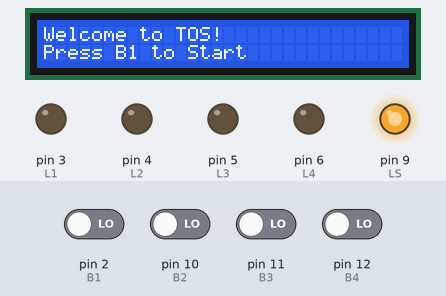
Simulated run of this sketch. Board: Arduino Uno, built with avr-gcc and run on an emulated ATmega328P. Shown: 30×2 character LCD, output pins drawn as LEDs (lit = HIGH). Inputs (shaded band) come from the test bench; at power-on: pin 2 (B1), pin 10 (B2), pin 11 (B3), pin 12 (B4) LOW. Random numbers use the default seed unless the sketch sets one; what the sketch prints to the serial monitor is not drawn.

Above: at 1.2 s.
1.3 s: pin 2 (B1) driven HIGH
At 2.1 s:
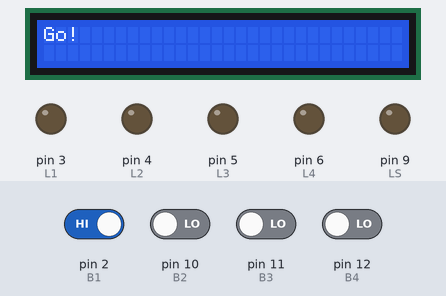
At 2.7 s:
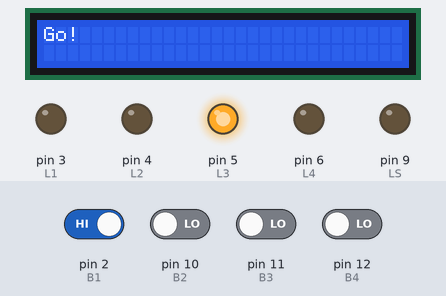
4.3 s: pin 2 (B1) driven LOW
6.1 s: pin 10 (B2) driven HIGH
At 7.2 s:
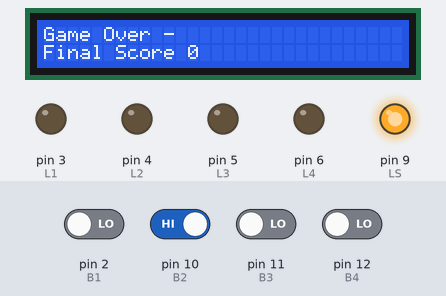
Timing chart, 0 to 19.1 s (numbered marks = the images above; inputs shaded):
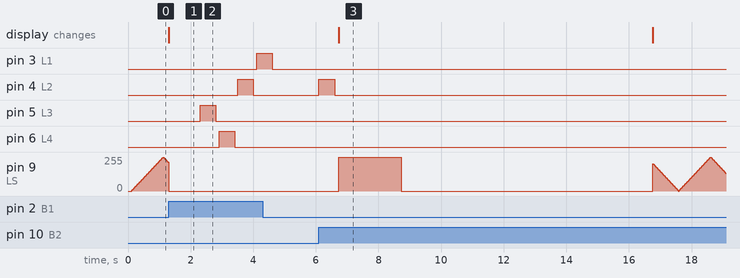

The sketch:

game.ino
```cpp
#include <Wire.h>
#include <LiquidCrystal_I2C.h>
#include <avr/sleep.h>

#define START_STATE   1
#define LAUNCH_STATE  2
#define DEEPSLEEP_STATE  3
#define ROUND_STATE   4
#define SEQRIGHT_STATE   5
#define SEQWRONG_STATE   6

#define POT_PIN A0

#define L1 3
#define L2 4
#define L3 5
#define L4 6

#define LS 9

#define B1 2
#define B2 10
#define B3 11
#define B4 12

#define LCD_ADDR 0x27
LiquidCrystal_I2C lcd(LCD_ADDR, 30, 2);

float T1;
float F;
int level;
int score;
int fadeAmount;
int currIntensity;
int currentState;
int sequence[4];

void wakeUp(){}

void setup() {
  Serial.begin(9600);
  Wire.begin();
  lcd.init();
  lcd.backlight();

  pinMode(L1, OUTPUT);
  pinMode(L2, OUTPUT);
  pinMode(L3, OUTPUT);
  pinMode(L4, OUTPUT);
  pinMode(LS, OUTPUT);

  pinMode(B1, INPUT);
  pinMode(B2, INPUT);
  pinMode(B3, INPUT);
  pinMode(B4, INPUT);

  randomSeed(analogRead(A1));

  int potVal = analogRead(POT_PIN);
  score = 0;
  T1 = 10.00;
  currIntensity = 0;
  fadeAmount = 5;

  level = map(potVal, 0, 1023, 1, 4);

  switch(level){
    case 1: F = 0.50; break;
    case 2: F = 0.70; break;
    case 3: F = 1.00; break;
    case 4: F = 1.50; break;
    default: break;
  }

  changeState(START_STATE);
}

void loop() {
  switch (getCurrentState()) {
  case START_STATE:
    start();
    break;
  case LAUNCH_STATE:
    launchGame();
    break;
  case DEEPSLEEP_STATE:
    deepSleep();
    break;
  case ROUND_STATE:
    roundGame();
    break;
  case SEQRIGHT_STATE:
    seqRight();
    break;
  case SEQWRONG_STATE:
    seqWrong();
    break;
  }

}


int getCurrentState(){
  return currentState;
}

void changeState(int new_state){
  currentState = new_state;
}


void ledAllOff(){
  digitalWrite(L1, LOW);
  digitalWrite(L2, LOW);
  digitalWrite(L3, LOW);
  digitalWrite(L4, LOW);
}

//led verdi spenti, led rosso lampeggia, scritta su LCD "Welcome to TOS! Press B1 to start", a seguito di B1 premuto inizia il gioco
void start(){
  score = 0;
  T1 = 10.00;
  ledAllOff();
  lcd.clear();
  lcd.setCursor(0,0);
  lcd.print("Welcome to TOS!");
  lcd.setCursor(0, 1);
  lcd.print("Press B1 to Start");
  Serial.println("Welcome to TOS! Press B1 to Start");

  unsigned long startTime = millis();
  while(millis() - startTime < 10000){
    analogWrite(LS, currIntensity);
    currIntensity = currIntensity + fadeAmount;
    if (currIntensity <= 0 || currIntensity >= 255) {
      fadeAmount = -fadeAmount ;
    }

    //se cliccato B1 chiama launchGame
    if(digitalRead(B1) == HIGH){
      changeState(LAUNCH_STATE);
      return;
    }
    delay(20);
  }
  //se entro 10 sec non premuto B1 entra in deep sleep
  changeState(DEEPSLEEP_STATE);
}

//si verifica nel caso in cui B1 non venga premuto entro 10 sec nella fase di start, si entra in deep sleep e non appena premuto torna a fase di start
void deepSleep() {
  Serial.println("Deep sleep");
  Serial.flush();

  lcd.clear();
  ledAllOff();
  digitalWrite(LS, LOW);

  attachInterrupt(digitalPinToInterrupt(B1), wakeUp, RISING);

  set_sleep_mode(SLEEP_MODE_PWR_DOWN);
  sleep_enable();
  sleep_mode();

  sleep_disable();
  detachInterrupt(digitalPinToInterrupt(B1));

  delay(50);
  Serial.println("Wake up!");

  delay(100);
  changeState(START_STATE);
}


//si verifica dopo aver premuto B1 in fase di start --> tutti Led spenti, LCD scritta "Go!", punteggio = 0
void launchGame(){
  score = 0;
  ledAllOff();
  digitalWrite(LS, LOW);
  lcd.clear();
  lcd.setCursor(0, 0);
  lcd.print("Go!");
  Serial.println("Go!");

  delay(1000);
  changeState(ROUND_STATE);
}

void generateSeq(){

  int tempSeq[4] = {1, 2, 3, 4};

  for (int i = 3; i > 0; i--) {
    int j = random(0, i + 1);
    int temp = tempSeq[i];
    tempSeq[i] = tempSeq[j];
    tempSeq[j] = temp;
  }

  for (int k = 0; k < 4; k++) {
    sequence[k] = tempSeq[k];
  }

  //per vedere su serial la sequenza generata
  /* Serial.print("Seq: ");
  for (int i = 0; i < 4; i++) {
    Serial.print(sequence[i]);
    Serial.print(" ");
  }
  Serial.println(); */
}

void turnOnLed(int index){
  int LEDPIN;
  switch (index) {
    case 1: LEDPIN = L1; break;
    case 2: LEDPIN = L2; break;
    case 3: LEDPIN = L3; break;
    case 4: LEDPIN = L4; break;
  }

  digitalWrite(LEDPIN, HIGH);
  delay(500);
  digitalWrite(LEDPIN, LOW);
  delay(100);
}


//led tutti spenti, su LCD mostrata sequenza casuale da 1 a 4(4 cifre tutte diverse, es 1234, 4321, 4213, ecc), avvio timer T1 e lettura button in cui player preme con annessa accensione led nell'ordine
void roundGame(){
  ledAllOff();
  digitalWrite(LS, LOW);

  generateSeq();

  for (int i=0; i<4; i++) {
    turnOnLed(sequence[i]);
  }

  //controllo sequenza
  unsigned long startTime = millis();
  int index = 0;

  while (index<4) {

    if (millis() - startTime > (unsigned long)(T1 * 1000)) {
      changeState(SEQWRONG_STATE);
      return;
    }

    int pressed = 0;
    if (digitalRead(B1) ==  HIGH) pressed = 1;
    if (digitalRead(B2) == HIGH) pressed = 2;
    if (digitalRead(B3) == HIGH) pressed = 3;
    if (digitalRead(B4) == HIGH) pressed = 4;

    if(pressed!=0){
      turnOnLed(pressed);

      if (pressed == sequence[index]) {
        index++;
      } else {
        changeState(SEQWRONG_STATE);
        return;
      }
    }
  }

  changeState(SEQRIGHT_STATE);
}

//seq corretta e in tempo --> punteggio += 1, LCD scrive "Good! Score XXX" (xxx=punteggio), new round, T1 -= F
void seqRight(){
  score++;
  lcd.clear();
  lcd.setCursor(0,0);
  lcd.print("GOOD! Score: ");
  lcd.print(score);
  Serial.print("GOOD! Score: ");
  Serial.println(score);

  T1-=F;
  delay(2000);
  changeState(ROUND_STATE);
}

//seq non corretta o non in tempo --> LED rosso accesso per 2 sec, gioco termina, LCD scritta "Game Over-Final Score XXX" per 10 sec, gioco ritorna ad inizio
void seqWrong(){
  lcd.clear();
  ledAllOff();
  lcd.setCursor(0,0);
  lcd.print("Game Over -");
  lcd.setCursor(0, 1);
  lcd.print("Final Score ");
  lcd.print(score);
  Serial.print("Game Over-Final Score ");
  Serial.println(score);


  digitalWrite(LS, HIGH);
  delay(2000);
  digitalWrite(LS, LOW);

  delay(8000);
  changeState(START_STATE);
}
```

Measured:
- after the input at 1.3 s, pin 3 (L1): LOW → HIGH after 2.8 s; pin 4 (L2): LOW → HIGH after 2.2 s, → LOW 0.50 s later; pin 5 (L3): LOW → HIGH after 1.0 s, → LOW 0.50 s later; pin 6 (L4): LOW → HIGH after 1.6 s, → LOW 0.50 s later; the display: changes at once (image 1)
- after the input at 6.1 s, pin 4 (L2): LOW → HIGH at once, → LOW 0.50 s later
